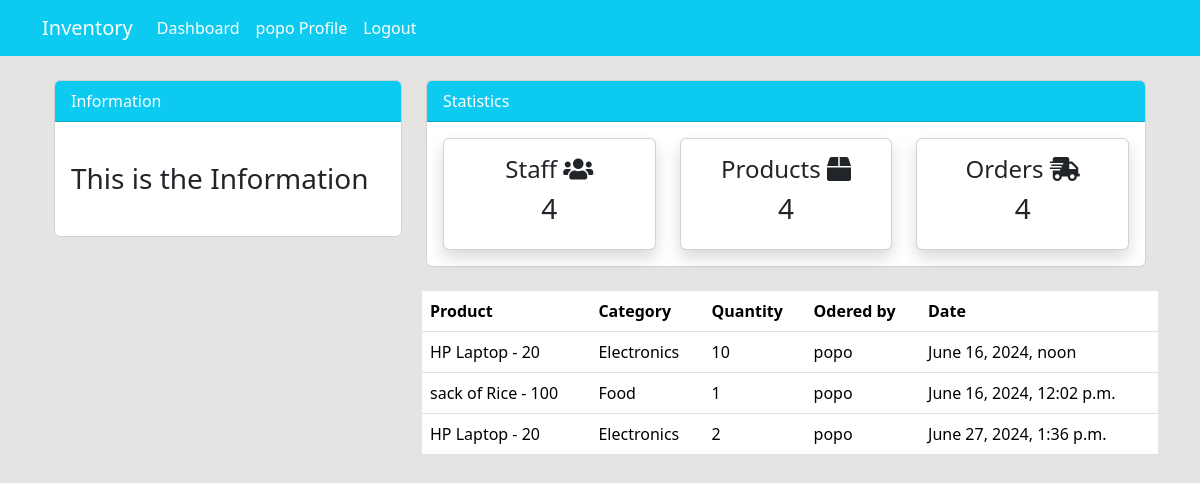
The page /order/ (signed in) on the database as committed earlier.
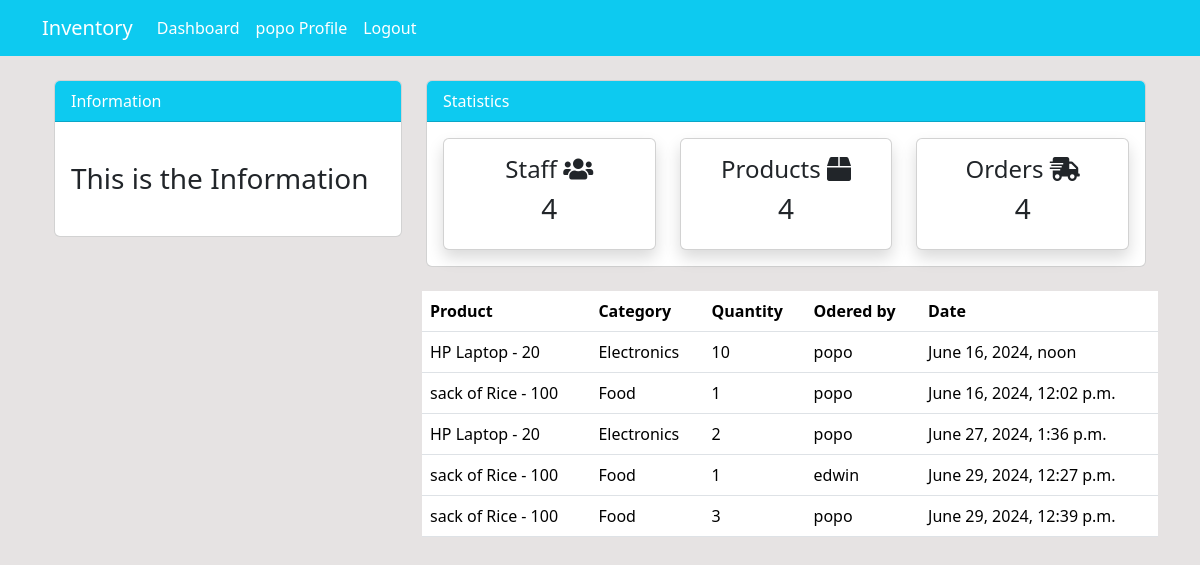
The same page on the database as committed later.
### dashboard/models.py (models this page shows, shortened)
class Order(models.Model):
    product = models.ForeignKey(Product, on_delete=models.CASCADE, null=True)
    staff = models.ForeignKey(User, on_delete=models.CASCADE, null=True)
    order_quantity = models.PositiveIntegerField(null=True)
    date = models.DateTimeField(auto_now_add=True)
    class Meta:
        verbose_name_plural = 'Order'

class Product(models.Model):
    name = models.CharField(max_length=100, null=True)
    quantity = models.PositiveIntegerField(null=True)
    category = models.CharField(max_length=50, choices=CATEGORY, null=True)
    class Meta:
        verbose_name_plural = 'Product'
    def __str__(self):
        return f'{self.name} - {self.quantity}'

### dashboard/views.py (the view)
# urls.py: path('order/', views.order, name='order'),
@login_required(login_url='user-login')
def order(request):
    orders = Order.objects.all()
    context = {
        'orders': orders,
    }
    return render(request, 'dashboard/order.html', context)

### templates/dashboard/order.html (shortened to what this page needs)
{% extends "components/base.html" %}
{% block content %}
{% include 'components/topside.html' %}
<div class="row my-4">
    <div class="col-md-4"></div>
    <div class="col-md-8">
        <table class="table bg-white">
            <thead class="bg-info text-white">
                <tr>
                    <th scope="col">Product</th>
                    <th scope="col">Category</th>
                    <th scope="col">Quantity</th>
                    <th scope="col">Odered by</th>
                    <th scope="col">Date</th>
                </tr>
            </thead>
            <tbody>
                {% for order in orders %}
                <tr>
                    <td>{{ order.product }}</td>
                    <td>{{ order.product.category }}</td>
                    <td>{{ order.order_quantity }}</td>
                    <td>{{ order.staff }}</td>
                    <td>{{ order.date }}</td>
                </tr>
                {% endfor %}
            </tbody>
        </table>
    </div>
</div>
{% endblock %}

### templates/components/base.html (shortened to what this page needs)
{% load static %}
<!doctype html>
<html lang="en">
<head>
    <link href="https://cdn.jsdelivr.net/npm/bootstrap@5.3.3/dist/css/bootstrap.min.css" rel="stylesheet">
    <link rel="stylesheet" href="https://use.fontawesome.com/releases/v5.15.2/css/all.css"
>
    <link rel="stylesheet" href="{% static 'style.css' %}">
</head>
<body>
    {% include 'components/nav.html' %}
    <div class="container">
        {% block content %}
        {% endblock %}
    </div>
</body>
</html>

### templates/components/nav.html (shortened to what this page needs)
<nav class="navbar navbar-expand-lg navbar-info bg-info">
    <div class="container">
        <a class="navbar-brand text-white" href="{% url 'index' %}">Inventory</a>
        <div class="collapse navbar-collapse" id="navbarSupportedContent">
            <ul class="navbar-nav mr-auto">
                <li class="nav-item active">
                    <a class="nav-link text-white" href="{% url 'index' %}">Dashboard </a>
                </li>
            </ul>
            <ul class="navbar-nav ml-auto">
                <li class="nav-item active">
                    <a class="nav-link text-white" href="{% url 'user-profile' %}">{{ user.username }} Profile </a>
                </li>
                <li class="nav-item">
                    <a class="nav-link text-white" href="{% url 'user-logout' %}">Logout</a>
                </li>
            </ul>
        </div>
    </div>
</nav>

### templates/components/topside.html
<div class="container">
    <div class="row mt-4">
        <div class="col-md-4">
            <div class="card">
                <div class="card-header bg-info text-white">
                    Information
                </div>
                <div class="card-body">
                    <marquee behavior="" direction="">
                        <h3 class="my-4">This is the Information</h3>
                    </marquee>
                </div>
            </div>
        </div>
        <div class="col-md-8">
            <div class="card">
                <div class="card-header bg-info text-white">
                    Statistics
                </div>
                <div class="card-body">
                    <div class="row">
                        <div class="col-md-4">
                            <a class="text-decoration-none text-dark" href="{% url "staff" %}">
                                <div class="card my-card shadow text-center p-3">
                                    <h4>Staff <i class="fas fa-users"></i></h4>
                                    <h3>4</h3>
                                </div>
                            </a>
                        </div>
                        <div class="col-md-4">
                            <a class="text-decoration-none text-dark" href="{% url "product" %}">
                                <div class="card my-card shadow text-center p-3">
                                    <h4>Products <i class="fas fa-box"></i></h4>
                                    <h3>4</h3>
                                </div>
                            </a>
                        </div>
                        <div class="col-md-4">
                            <a class="text-decoration-none text-dark" href="{% url "order" %}">
                                <div class="card my-card shadow text-center p-3">
                                    <h4>Orders <i class="fas fa-shipping-fast"></i></h4>
                                    <h3>4</h3>
                                </div>
                            </a>
                        </div>
                    </div>
                </div>
            </div>
        </div>
    </div>
</div>

### static/style.css (style rules this page uses)
body { background: rgb(230, 227, 227); }

Rows that differ between the two databases and show on the page:
added Order: product "sack of Rice - 100", product.category "Food", order_quantity "1", staff "edwin", date "June 29, 2024, 12:27 p.m."
added Order: product "sack of Rice - 100", product.category "Food", order_quantity "3", staff "popo", date "June 29, 2024, 12:39 p.m."
